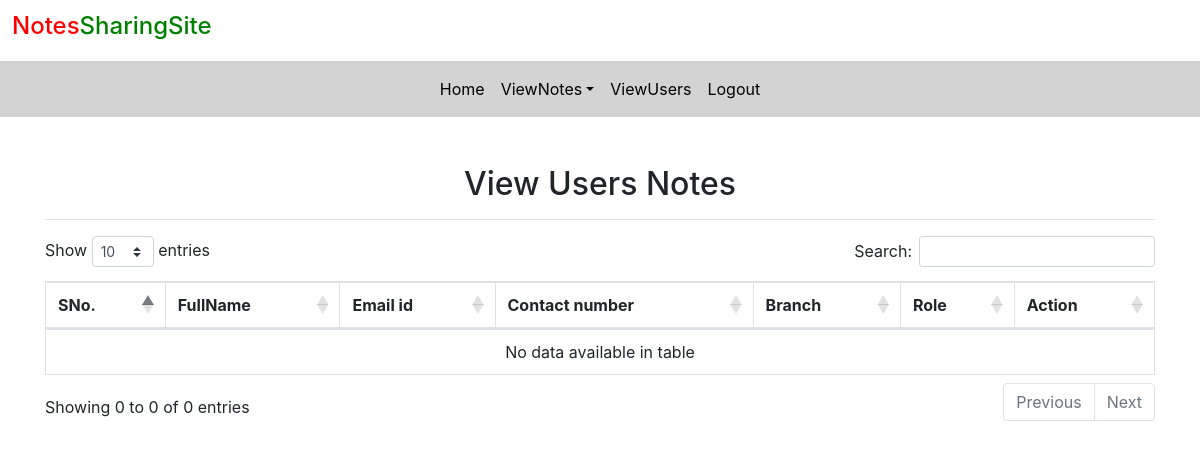
Before: /view_users (signed in) with the older database file.
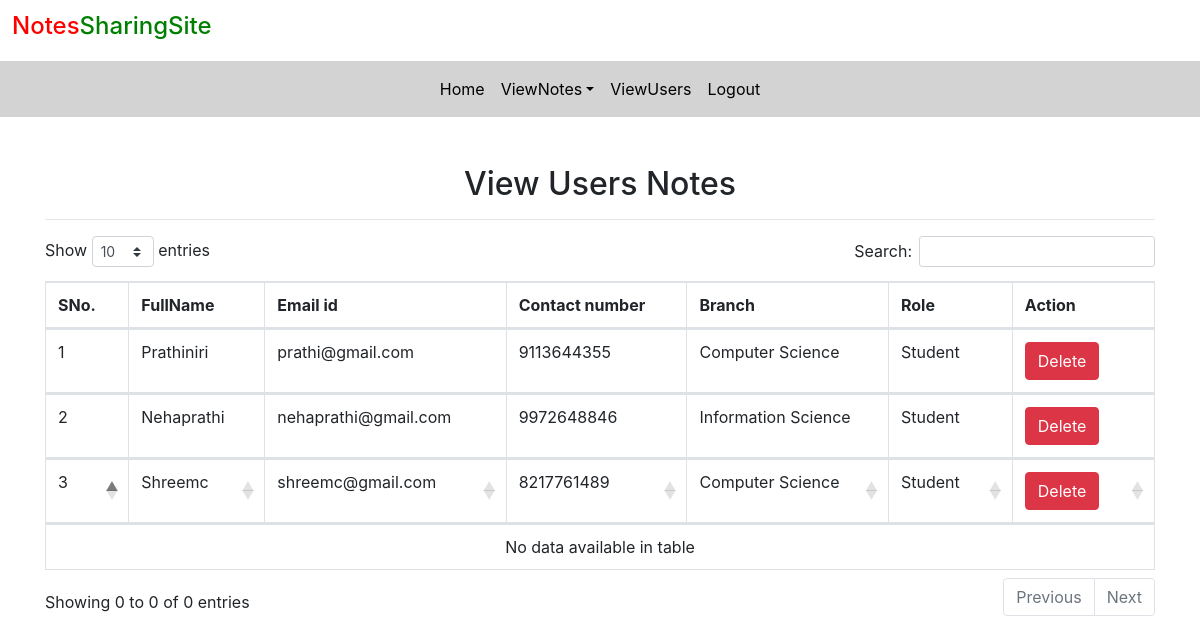
After: the same page with the newer database file.
### notes/models.py (models this page shows, shortened)
class Signup(models.Model):
	user=models.ForeignKey(User,on_delete=models.CASCADE)
	contact=models.CharField(max_length=10,null=True
		)
	branch=models.CharField(max_length=30)
	role=models.CharField(max_length=15)

### notes/views.py (the view)
# urls.py: path('view_users',view_users,name='view_users'),
def view_users(request):
	if not request.user.is_authenticated:
		return redirect('login_admin')
	users = Signup.objects.all()
	d={'users':users}
	return render(request,'view_users.html',d)

### notes/templates/view_users.html (shortened to what this page needs)
{% extends 'admin_nav.html' %}
{% load static %}
{% block body %}
<link rel ="stylesheet" href="https://cdnjs.cloudflare.com/ajax/libs/twitter-bootstrap/4.5.2/css/bootstrap.css">
<link rel ="stylesheet" href="https://cdn.datatables.net/1.10.22/css/dataTables.bootstrap4.min.css">
<div class="container mt-5">
	<h2 class="text-center">View Users Notes</h2>
			<HR>
			<table class="table table-bordered" id="example">
				<thead>
					<tr>
						<th>SNo.</th>
						<th>FullName</th>
						<th>Email id</th>
						<th>Contact number</th>
						<th>Branch</th>
						<th>Role</th>
						<th>Action</th>
					</tr>
					{% for i in users %}
					<tr>
						<td>{{forloop.counter}}</td>
						<td style="text-transform: capitalize;">{{i.user.first_name}}{{i.user.last_name}}</td>
						<td>{{i.user.username}}</td>
						<td>{{i.contact}}</td>
						<td>{{i.branch}}</td>
						<td>{{i.role}}</td>
						<td><a href="{% url 'delete_users' i.user.id %}" class="btn btn-danger" onclick="return confirm('Do You want to delete?')">Delete</a></td>
					</tr>
					{% endfor %}
				</thead>
			</table>
</div>
{% endblock %}

Changed rows visible on the page:
added Signup: user.first_name "Prathi", user.last_name "Niri", user.username "prathi@gmail.com", contact "9113644355", branch "Computer Science", role "Student"
added Signup: user.first_name "Neha", user.last_name "Prathi", user.username "nehaprathi@gmail.com", contact "9972648846", branch "Information Science", role "Student"
added Signup: user.first_name "Shree", user.last_name "Mc", user.username "shreemc@gmail.com", contact "8217761489", branch "Computer Science", role "Student"
